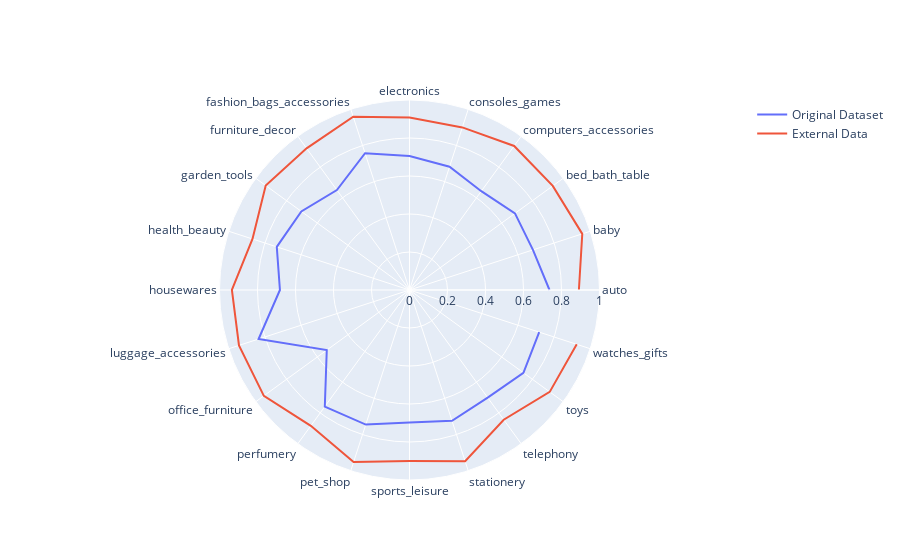

Notebook cell for this chart:
### Code cell
categories = filt_olist['category']

fig = go.Figure()

fig.add_trace(go.Scatterpolar(
    r=filt_olist['sentiment'],
    theta=categories,
    name='Original Dataset',
))

fig.add_trace(go.Scatterpolar(
    r=translated_revs['sentiment'],
    theta=categories,
    name='External Data',
))

fig.update_layout(
    polar=dict(
        radialaxis=dict(
            visible=True,
            range=[0,1]
        )),
        showlegend=True
)

fig.show()

### Figure 1 — Plotly figure (JSON) as saved in the notebook; plotly's stock layout.template omitted (floating-point values rounded to 4 significant figures)
{"data": [{"name": "Original Dataset", "r": [0.7369, 0.6831, 0.6862, 0.6429, 0.6819, 0.7049, 0.7569, 0.6504, 0.7038, 0.7345, 0.6819, 0.8352, 0.5382, 0.7583, 0.7449, 0.6969, 0.7242, 0.7001, 0.7412, 0.7178], "theta": ["auto", "baby", "bed_bath_table", "computers_accessories", "consoles_games", "electronics", "fashion_bags_accessories", "furniture_decor", "garden_tools", "health_beauty", "housewares", "luggage_accessories", "office_furniture", "perfumery", "pet_shop", "sports_leisure", "stationery", "telephony", "toys", "watches_gifts"], "type": "scatterpolar"}, {"name": "External Data", "r": [0.8915, 0.9561, 0.932, 0.937, 0.8997, 0.9084, 0.9586, 0.9216, 0.9354, 0.8689, 0.9348, 0.9437, 0.9475, 0.8835, 0.9524, 0.9004, 0.9478, 0.8438, 0.9123, 0.9255], "theta": ["auto", "baby", "bed_bath_table", "computers_accessories", "consoles_games", "electronics", "fashion_bags_accessories", "furniture_decor", "garden_tools", "health_beauty", "housewares", "luggage_accessories", "office_furniture", "perfumery", "pet_shop", "sports_leisure", "stationery", "telephony", "toys", "watches_gifts"], "type": "scatterpolar"}], "layout": {"polar": {"radialaxis": {"range": [0, 1], "visible": true}}, "showlegend": true}}
